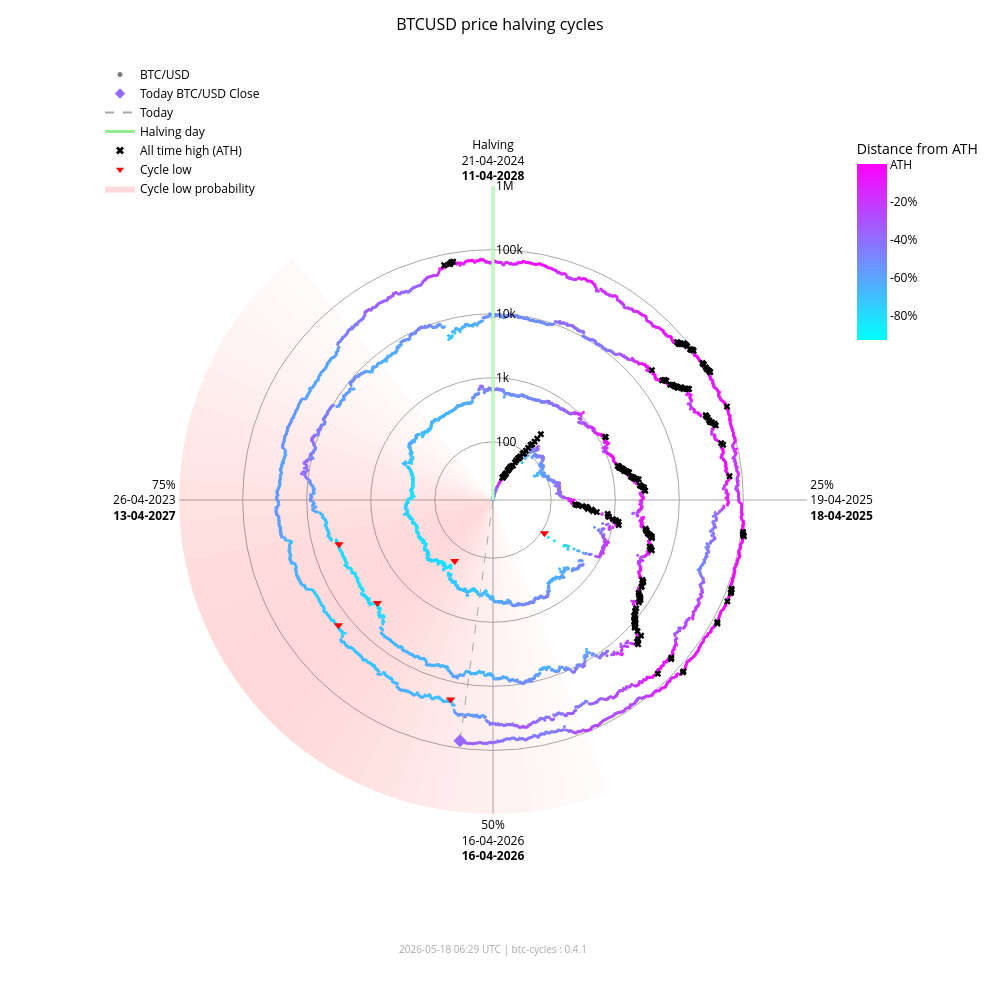

Here is the notebook cell this chart was saved with:
### Markdown cell above
### Interactive chart (plotly)

### Code cell
fig_interactive = btc.plot(
    kind="interactive",
    from_date="2012-11-28",
)
# plotly config for interactivity
config = {"scrollZoom": True, "displayModeBar": True}
# display in notebook
fig_interactive.show(config=config)

### Figure 1 — Plotly figure (JSON) as saved in the notebook; plotly's stock layout.template omitted (floating-point values rounded to 4 significant figures; data arrays with more than 128 entries replaced by an {"elided": "..."} marker saying what was removed)
{"data": [{"fill": "toself", "fillcolor": "rgba(255,0,0,0.017168280509461755)", "hoverinfo": "skip", "line": {"width": 0}, "mode": "lines", "r": [12.35, 1000000, 1000000, 12.35, 12.35], "showlegend": false, "theta": [158.4, 158.4, 162.0, 162.0, 158.4], "type": "scatterpolar"}, {"fill": "toself", "fillcolor": "rgba(255,0,0,0.022114794501891175)", "hoverinfo": "skip", "line": {"width": 0}, "mode": "lines", "r": [12.35, 1000000, 1000000, 12.35, 12.35], "showlegend": false, "theta": [162.0, 162.0, 165.6, 165.6, 162.0], "type": "scatterpolar"}, {"fill": "toself", "fillcolor": "rgba(255,0,0,0.02790404259511669)", "hoverinfo": "skip", "line": {"width": 0}, "mode": "lines", "r": [12.35, 1000000, 1000000, 12.35, 12.35], "showlegend": false, "theta": [165.6, 165.6, 169.2, 169.2, 165.6], "type": "scatterpolar"}, {"fill": "toself", "fillcolor": "rgba(255,0,0,0.034518294852420334)", "hoverinfo": "skip", "line": {"width": 0}, "mode": "lines", "r": [12.35, 1000000, 1000000, 12.35, 12.35], "showlegend": false, "theta": [169.2, 169.2, 172.8, 172.8, 169.2], "type": "scatterpolar"}, {"fill": "toself", "fillcolor": "rgba(255,0,0,0.041901979682821514)", "hoverinfo": "skip", "line": {"width": 0}, "mode": "lines", "r": [12.35, 1000000, 1000000, 12.35, 12.35], "showlegend": false, "theta": [172.8, 172.8, 176.4, 176.4, 172.8], "type": "scatterpolar"}, {"fill": "toself", "fillcolor": "rgba(255,0,0,0.04996405861294358)", "hoverinfo": "skip", "line": {"width": 0}, "mode": "lines", "r": [12.35, 1000000, 1000000, 12.35, 12.35], "showlegend": false, "theta": [176.4, 176.4, 180.0, 180.0, 176.4], "type": "scatterpolar"}, {"fill": "toself", "fillcolor": "rgba(255,0,0,0.05858349692240514)", "hoverinfo": "skip", "line": {"width": 0}, "mode": "lines", "r": [12.35, 1000000, 1000000, 12.35, 12.35], "showlegend": false, "theta": [180.0, 180.0, 183.6, 183.6, 180.0], "type": "scatterpolar"}, {"fill": "toself", "fillcolor": "rgba(255,0,0,0.06761662035375064)", "hoverinfo": "skip", "line": {"width": 0}, "mode": "lines", "r": [12.35, 1000000, 1000000, 12.35, 12.35], "showlegend": false, "theta": [183.6, 183.6, 187.2, 187.2, 183.6], "type": "scatterpolar"}, {"fill": "toself", "fillcolor": "rgba(255,0,0,0.07690481219944661)", "hoverinfo": "skip", "line": {"width": 0}, "mode": "lines", "r": [12.35, 1000000, 1000000, 12.35, 12.35], "showlegend": false, "theta": [187.2, 187.2, 190.8, 190.8, 187.2], "type": "scatterpolar"}, {"fill": "toself", "fillcolor": "rgba(255,0,0,0.08628112000611096)", "hoverinfo": "skip", "line": {"width": 0}, "mode": "lines", "r": [12.35, 1000000, 1000000, 12.35, 12.35], "showlegend": false, "theta": [190.8, 190.8, 194.4, 194.4, 190.8], "type": "scatterpolar"}, {"fill": "toself", "fillcolor": "rgba(255,0,0,0.09557490841018089)", "hoverinfo": "skip", "line": {"width": 0}, "mode": "lines", "r": [12.35, 1000000, 1000000, 12.35, 12.35], "showlegend": false, "theta": [194.4, 194.4, 198.0, 198.0, 194.4], "type": "scatterpolar"}, {"fill": "toself", "fillcolor": "rgba(255,0,0,0.10461455782963762)", "hoverinfo": "skip", "line": {"width": 0}, "mode": "lines", "r": [12.35, 1000000, 1000000, 12.35, 12.35], "showlegend": false, "theta": [198.0, 198.0, 201.6, 201.6, 198.0], "type": "scatterpolar"}, {"fill": "toself", "fillcolor": "rgba(255,0,0,0.11322908719652829)", "hoverinfo": "skip", "line": {"width": 0}, "mode": "lines", "r": [12.35, 1000000, 1000000, 12.35, 12.35], "showlegend": false, "theta": [201.6, 201.6, 205.2, 205.2, 201.6], "type": "scatterpolar"}, {"fill": "toself", "fillcolor": "rgba(255,0,0,0.12125015337052986)", "hoverinfo": "skip", "line": {"width": 0}, "mode": "lines", "r": [12.35, 1000000, 1000000, 12.35, 12.35], "showlegend": false, "theta": [205.2, 205.2, 208.8, 208.8, 205.2], "type": "scatterpolar"}, {"fill": "toself", "fillcolor": "rgba(255,0,0,0.12851590515331976)", "hoverinfo": "skip", "line": {"width": 0}, "mode": "lines", "r": [12.35, 1000000, 1000000, 12.35, 12.35], "showlegend": false, "theta": [208.8, 208.8, 212.4, 212.4, 208.8], "type": "scatterpolar"}, {"fill": "toself", "fillcolor": "rgba(255,0,0,0.13487757461161184)", "hoverinfo": "skip", "line": {"width": 0}, "mode": "lines", "r": [12.35, 1000000, 1000000, 12.35, 12.35], "showlegend": false, "theta": [212.4, 212.4, 216.0, 216.0, 212.4], "type": "scatterpolar"}, {"fill": "toself", "fillcolor": "rgba(255,0,0,0.14020862181849592)", "hoverinfo": "skip", "line": {"width": 0}, "mode": "lines", "r": [12.35, 1000000, 1000000, 12.35, 12.35], "showlegend": false, "theta": [216.0, 216.0, 219.6, 219.6, 216.0], "type": "scatterpolar"}, {"fill": "toself", "fillcolor": "rgba(255,0,0,0.14441504950654527)", "hoverinfo": "skip", "line": {"width": 0}, "mode": "lines", "r": [12.35, 1000000, 1000000, 12.35, 12.35], "showlegend": false, "theta": [219.6, 219.6, 223.2, 223.2, 219.6], "type": "scatterpolar"}, {"fill": "toself", "fillcolor": "rgba(255,0,0,0.14744459351271713)", "hoverinfo": "skip", "line": {"width": 0}, "mode": "lines", "r": [12.35, 1000000, 1000000, 12.35, 12.35], "showlegend": false, "theta": [223.2, 223.2, 226.8, 226.8, 223.2], "type": "scatterpolar"}, {"fill": "toself", "fillcolor": "rgba(255,0,0,0.14929223192296423)", "hoverinfo": "skip", "line": {"width": 0}, "mode": "lines", "r": [12.35, 1000000, 1000000, 12.35, 12.35], "showlegend": false, "theta": [226.8, 226.8, 230.4, 230.4, 226.8], "type": "scatterpolar"}, {"fill": "toself", "fillcolor": "rgba(255,0,0,0.15)", "hoverinfo": "skip", "line": {"width": 0}, "mode": "lines", "r": [12.35, 1000000, 1000000, 12.35, 12.35], "showlegend": false, "theta": [230.4, 230.4, 234.0, 234.0, 230.4], "type": "scatterpolar"}, {"fill": "toself", "fillcolor": "rgba(255,0,0,0.14965033825231114)", "hoverinfo": "skip", "line": {"width": 0}, "mode": "lines", "r": [12.35, 1000000, 1000000, 12.35, 12.35], "showlegend": false, "theta": [234.0, 234.0, 237.6, 237.6, 234.0], "type": "scatterpolar"}, {"fill": "toself", "fillcolor": "rgba(255,0,0,0.14835378057909807)", "hoverinfo": "skip", "line": {"width": 0}, "mode": "lines", "r": [12.35, 1000000, 1000000, 12.35, 12.35], "showlegend": false, "theta": [237.6, 237.6, 241.2, 241.2, 237.6], "type": "scatterpolar"}, {"fill": "toself", "fillcolor": "rgba(255,0,0,0.14623322283554635)", "hoverinfo": "skip", "line": {"width": 0}, "mode": "lines", "r": [12.35, 1000000, 1000000, 12.35, 12.35], "showlegend": false, "theta": [241.2, 241.2, 244.8, 244.8, 241.2], "type": "scatterpolar"}, {"fill": "toself", "fillcolor": "rgba(255,0,0,0.1434078538226231)", "hoverinfo": "skip", "line": {"width": 0}, "mode": "lines", "r": [12.35, 1000000, 1000000, 12.35, 12.35], "showlegend": false, "theta": [244.8, 244.8, 248.4, 248.4, 244.8], "type": "scatterpolar"}, {"fill": "toself", "fillcolor": "rgba(255,0,0,0.13997983179373427)", "hoverinfo": "skip", "line": {"width": 0}, "mode": "lines", "r": [12.35, 1000000, 1000000, 12.35, 12.35], "showlegend": false, "theta": [248.4, 248.4, 252.0, 252.0, 248.4], "type": "scatterpolar"}, {"fill": "toself", "fillcolor": "rgba(255,0,0,0.13602598258454268)", "hoverinfo": "skip", "line": {"width": 0}, "mode": "lines", "r": [12.35, 1000000, 1000000, 12.35, 12.35], "showlegend": false, "theta": [252.0, 252.0, 255.6, 255.6, 252.0], "type": "scatterpolar"}, {"fill": "toself", "fillcolor": "rgba(255,0,0,0.13159547355344953)", "hoverinfo": "skip", "line": {"width": 0}, "mode": "lines", "r": [12.35, 1000000, 1000000, 12.35, 12.35], "showlegend": false, "theta": [255.6, 255.6, 259.2, 259.2, 255.6], "type": "scatterpolar"}, {"fill": "toself", "fillcolor": "rgba(255,0,0,0.12671301775492697)", "hoverinfo": "skip", "line": {"width": 0}, "mode": "lines", "r": [12.35, 1000000, 1000000, 12.35, 12.35], "showlegend": false, "theta": [259.2, 259.2, 262.8, 262.8, 259.2], "type": "scatterpolar"}, {"fill": "toself", "fillcolor": "rgba(255,0,0,0.12138610149219965)", "hoverinfo": "skip", "line": {"width": 0}, "mode": "lines", "r": [12.35, 1000000, 1000000, 12.35, 12.35], "showlegend": false, "theta": [262.8, 262.8, 266.4, 266.4, 262.8], "type": "scatterpolar"}, {"fill": "toself", "fillcolor": "rgba(255,0,0,0.1156142551644921)", "hoverinfo": "skip", "line": {"width": 0}, "mode": "lines", "r": [12.35, 1000000, 1000000, 12.35, 12.35], "showlegend": false, "theta": [266.4, 266.4, 270.0, 270.0, 266.4], "type": "scatterpolar"}, {"fill": "toself", "fillcolor": "rgba(255,0,0,0.10939851441251548)", "hoverinfo": "skip", "line": {"width": 0}, "mode": "lines", "r": [12.35, 1000000, 1000000, 12.35, 12.35], "showlegend": false, "theta": [270.0, 270.0, 273.6, 273.6, 270.0], "type": "scatterpolar"}, {"fill": "toself", "fillcolor": "rgba(255,0,0,0.10274974912946185)", "hoverinfo": "skip", "line": {"width": 0}, "mode": "lines", "r": [12.35, 1000000, 1000000, 12.35, 12.35], "showlegend": false, "theta": [273.6, 273.6, 277.2, 277.2, 273.6], "type": "scatterpolar"}, {"fill": "toself", "fillcolor": "rgba(255,0,0,0.09569517349791425)", "hoverinfo": "skip", "line": {"width": 0}, "mode": "lines", "r": [12.35, 1000000, 1000000, 12.35, 12.35], "showlegend": false, "theta": [277.2, 277.2, 280.8, 280.8, 277.2], "type": "scatterpolar"}, {"fill": "toself", "fillcolor": "rgba(255,0,0,0.08828282625646727)", "hoverinfo": "skip", "line": {"width": 0}, "mode": "lines", "r": [12.35, 1000000, 1000000, 12.35, 12.35], "showlegend": false, "theta": [280.8, 280.8, 284.4, 284.4, 280.8], "type": "scatterpolar"}, {"fill": "toself", "fillcolor": "rgba(255,0,0,0.08058400018765345)", "hoverinfo": "skip", "line": {"width": 0}, "mode": "lines", "r": [12.35, 1000000, 1000000, 12.35, 12.35], "showlegend": false, "theta": [284.4, 284.4, 288.0, 288.0, 284.4], "type": "scatterpolar"}, {"fill": "toself", "fillcolor": "rgba(255,0,0,0.07269354608292704)", "hoverinfo": "skip", "line": {"width": 0}, "mode": "lines", "r": [12.35, 1000000, 1000000, 12.35, 12.35], "showlegend": false, "theta": [288.0, 288.0, 291.6, 291.6, 288.0], "type": "scatterpolar"}, {"fill": "toself", "fillcolor": "rgba(255,0,0,0.06472784449068783)", "hoverinfo": "skip", "line": {"width": 0}, "mode": "lines", "r": [12.35, 1000000, 1000000, 12.35, 12.35], "showlegend": false, "theta": [291.6, 291.6, 295.2, 295.2, 291.6], "type": "scatterpolar"}, {"fill": "toself", "fillcolor": "rgba(255,0,0,0.05682021976743955)", "hoverinfo": "skip", "line": {"width": 0}, "mode": "lines", "r": [12.35, 1000000, 1000000, 12.35, 12.35], "showlegend": false, "theta": [295.2, 295.2, 298.8, 298.8, 295.2], "type": "scatterpolar"}, {"fill": "toself", "fillcolor": "rgba(255,0,0,0.04911378436707333)", "hoverinfo": "skip", "line": {"width": 0}, "mode": "lines", "r": [12.35, 1000000, 1000000, 12.35, 12.35], "showlegend": false, "theta": [298.8, 298.8, 302.4, 302.4, 298.8], "type": "scatterpolar"}, {"fill": "toself", "fillcolor": "rgba(255,0,0,0.04175213714896469)", "hoverinfo": "skip", "line": {"width": 0}, "mode": "lines", "r": [12.35, 1000000, 1000000, 12.35, 12.35], "showlegend": false, "theta": [302.4, 302.4, 306.0, 306.0, 302.4], "type": "scatterpolar"}, {"fill": "toself", "fillcolor": "rgba(255,0,0,0.034868865657538876)", "hoverinfo": "skip", "line": {"width": 0}, "mode": "lines", "r": [12.35, 1000000, 1000000, 12.35, 12.35], "showlegend": false, "theta": [306.0, 306.0, 309.6, 309.6, 306.0], "type": "scatterpolar"}, {"fill": "toself", "fillcolor": "rgba(255,0,0,0.02857722515334582)", "hoverinfo": "skip", "line": {"width": 0}, "mode": "lines", "r": [12.35, 1000000, 1000000, 12.35, 12.35], "showlegend": false, "theta": [309.6, 309.6, 313.2, 313.2, 309.6], "type": "scatterpolar"}, {"fill": "toself", "fillcolor": "rgba(255,0,0,0.022961515313555197)", "hoverinfo": "skip", "line": {"width": 0}, "mode": "lines", "r": [12.35, 1000000, 1000000, 12.35, 12.35], "showlegend": false, "theta": [313.2, 313.2, 316.8, 316.8, 313.2], "type": "scatterpolar"}, {"fill": "toself", "fillcolor": "rgba(255,0,0,0.01807146942917362)", "hoverinfo": "skip", "line": {"width": 0}, "mode": "lines", "r": [12.35, 1000000, 1000000, 12.35, 12.35], "showlegend": false, "theta": [316.8, 316.8, 320.4, 320.4, 316.8], "type": "scatterpolar"}, {"hoverinfo": "text", "marker": {"color": {"elided": "4920 str values"}, "size": 3}, "mode": "markers", "r": {"elided": "4920 float values"}, "showlegend": false, "text": {"elided": "4920 str values"}, "theta": {"elided": "4920 float values"}, "type": "scatterpolar"}, {"hoverinfo": "skip", "line": {"color": "lightgreen", "width": 3}, "mode": "lines", "r": [12.35, 1000000], "showlegend": false, "theta": [0, 0], "type": "scatterpolar"}, {"hoverinfo": "skip", "line": {"color": "darkgrey", "dash": "dash", "width": 1}, "mode": "lines", "r": [12.35, 76710.0], "showlegend": false, "theta": [187.8, 187.8], "type": "scatterpolar"}, {"hoverinfo": "text", "marker": {"color": "#9669ff", "size": 10, "symbol": "diamond"}, "mode": "markers", "r": [76710.0], "showlegend": false, "text": ["Today<br>Date: 2026-05-18<br>Price: $76,706.91"], "theta": [187.8], "type": "scatterpolar"}, {"hoverinfo": "text", "marker": {"color": "black", "size": 6, "symbol": "x"}, "mode": "markers", "r": {"elided": "195 float values"}, "showlegend": false, "text": {"elided": "195 str values"}, "theta": {"elided": "195 float values"}, "type": "scatterpolar"}, {"hoverinfo": "text", "marker": {"color": "red", "size": 8, "symbol": "triangle-down"}, "mode": "markers", "r": [111.6, 164.9, 3233.0, 3925.0, 18950.0, 15760.0], "showlegend": false, "text": ["Cycle Low<br>Date: 2014-02-21<br>Price: $111.56<br>ATH distance: -91.0%", "Cycle Low<br>Date: 2015-01-14<br>Price: $164.92<br>ATH distance: -86.7%", "Cycle Low<br>Date: 2018-12-15<br>Price: $3,232.51<br>ATH distance: -83.3%", "Cycle Low<br>Date: 2019-03-25<br>Price: $3,924.55<br>ATH distance: -79.7%", "Cycle Low<br>Date: 2022-06-18<br>Price: $18,954.25<br>ATH distance: -71.9%", "Cycle Low<br>Date: 2022-11-21<br>Price: $15,760.19<br>ATH distance: -76.7%"], "theta": [122.8, 212.1, 228.3, 254.0, 192.0, 231.0], "type": "scatterpolar"}, {"marker": {"color": "grey", "size": 5}, "mode": "markers", "name": "BTC/USD", "r": [null], "theta": [null], "type": "scatterpolar"}, {"marker": {"color": "#9669ff", "size": 8, "symbol": "diamond"}, "mode": "markers", "name": "Today BTC/USD Close", "r": [null], "theta": [null], "type": "scatterpolar"}, {"line": {"color": "darkgrey", "dash": "dash"}, "mode": "lines", "name": "Today", "r": [null], "theta": [null], "type": "scatterpolar"}, {"line": {"color": "lightgreen", "width": 3}, "mode": "lines", "name": "Halving day", "r": [null], "theta": [null], "type": "scatterpolar"}, {"marker": {"color": "black", "size": 7, "symbol": "x"}, "mode": "markers", "name": "All time high (ATH)", "r": [null], "theta": [null], "type": "scatterpolar"}, {"marker": {"color": "red", "size": 7, "symbol": "triangle-down"}, "mode": "markers", "name": "Cycle low", "r": [null], "theta": [null], "type": "scatterpolar"}, {"fill": "toself", "fillcolor": "rgba(255,0,0,0.15)", "line": {"width": 0}, "mode": "lines", "name": "Cycle low probability", "r": [null], "theta": [null], "type": "scatterpolar"}, {"hoverinfo": "skip", "marker": {"cmax": 0, "cmin": -0.9307, "color": [0], "colorbar": {"len": 0.25, "ticktext": ["ATH", "-20%", "-40%", "-60%", "-80%", "-100%"], "tickvals": [0, -0.2, -0.4, -0.6, -0.8, -1.0], "title": {"text": "Distance from ATH"}, "x": 0.95, "y": 0.92, "yanchor": "top"}, "colorscale": {"elided": "256x2 mixed values"}, "showscale": true, "size": 0}, "mode": "markers", "r": [null], "showlegend": false, "theta": [null], "type": "scatterpolar"}], "layout": {"annotations": [{"font": {"color": "darkgrey", "size": 10}, "showarrow": false, "text": "2026-05-18 06:29 UTC | btc-cycles : 0.4.1", "x": 0.5, "xref": "paper", "y": -0.02, "yref": "paper"}], "font": {"color": "black"}, "height": 1000, "legend": {"bgcolor": "rgba(0,0,0,0)", "font": {"color": "black"}, "x": 0.0, "y": 1.0}, "margin": {"b": 60, "l": 100, "r": 80, "t": 60}, "paper_bgcolor": "white", "plot_bgcolor": "white", "polar": {"angularaxis": {"color": "black", "direction": "clockwise", "gridcolor": "darkgrey", "rotation": 90, "ticktext": ["Halving<br>21-04-2024<br><b>11-04-2028</b>", "25%<br>19-04-2025<br><b>18-04-2025</b>", "50%<br>16-04-2026<br><b>16-04-2026</b>", "75%<br>26-04-2023<br><b>13-04-2027</b>"], "tickvals": [0, 90, 180, 270]}, "bgcolor": "white", "domain": {"x": [0.1, 0.9], "y": [0.05, 0.95]}, "radialaxis": {"angle": 90, "color": "black", "gridcolor": "darkgrey", "range": [1.092, 6.0], "tickangle": 90, "ticktext": ["100", "1k", "10k", "100k", "1M"], "tickvals": [100, 1000, 10000, 100000, 1000000], "type": "log"}}, "title": {"font": {"color": "black", "size": 16}, "text": "BTCUSD price halving cycles", "x": 0.5}, "width": 1000}}
